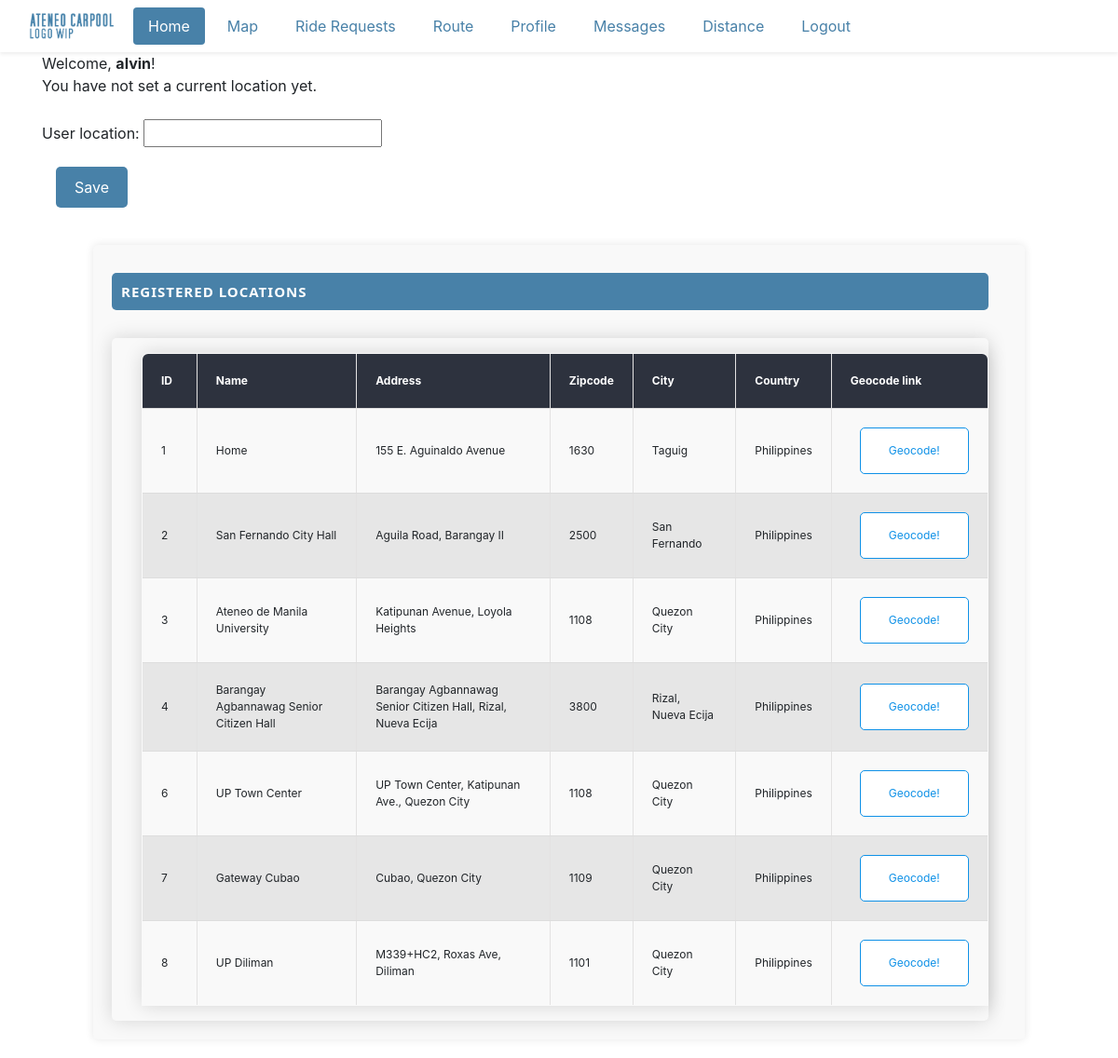
The app's page /home (signed in), older data.
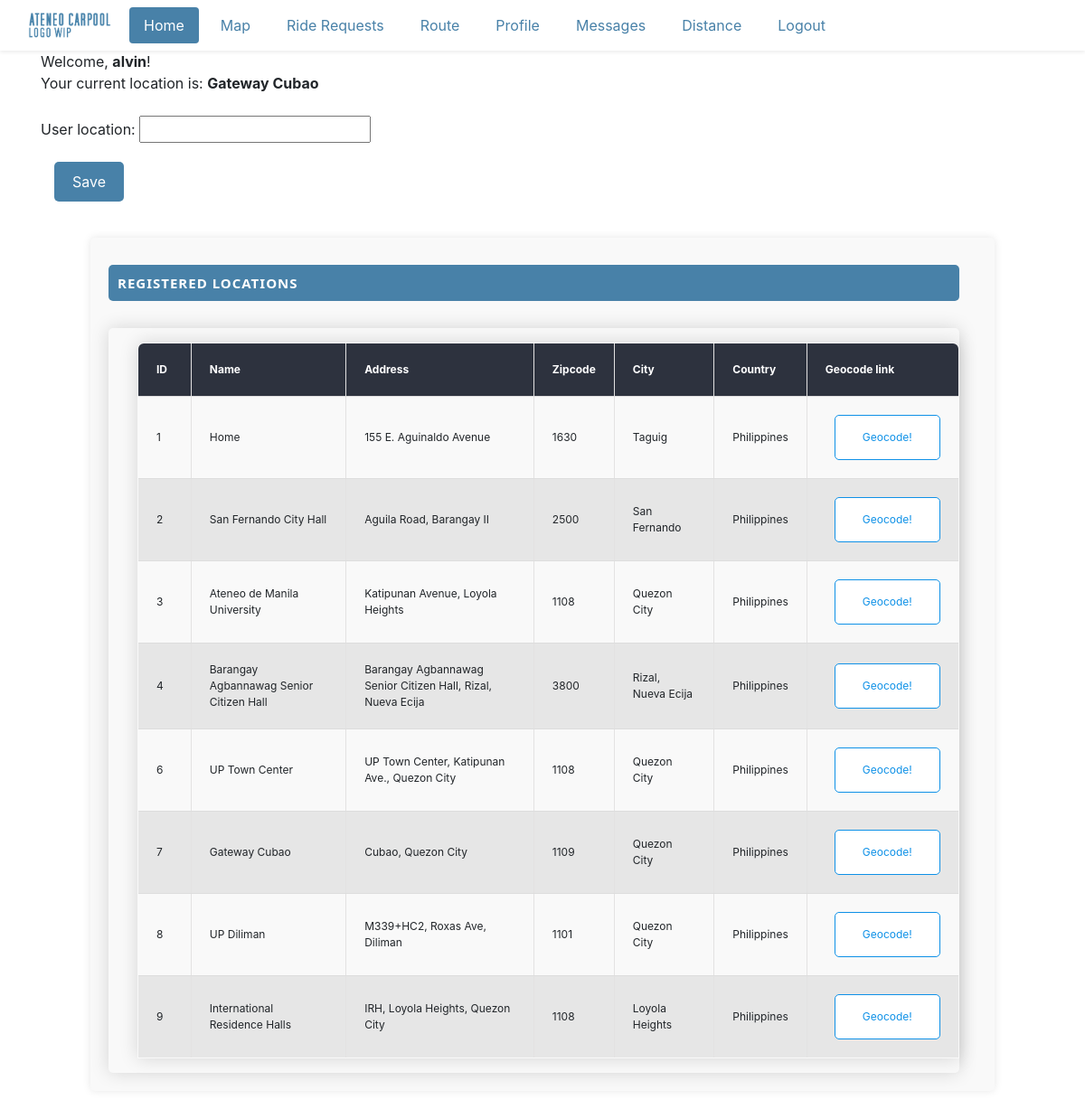
The same page, newer data.
### project_content/models.py (models this page shows, shortened)
class Locations(models.Model):
    name = models.CharField(max_length=500)
    zipcode = models.CharField(max_length=200, blank=True, null=True)
    city = models.CharField(max_length=200, blank=True, null=True)
    country = models.CharField(max_length=200, blank=True, null=True)
    address = models.CharField(max_length=200, blank=True, null=True)
    created_at = models.DateTimeField(auto_now_add=True, blank=True, null=True)
    edited_at = models.DateTimeField(auto_now=True)
    lat = models.CharField(max_length=200,blank=True, null=True)
    lng = models.CharField(max_length=200,blank=True, null=True)
    place_id = models.CharField(max_length=200,blank=True, null=True)

class UserLocation(models.Model):
    user = models.OneToOneField(User, on_delete=models.CASCADE)
    user_location = models.CharField(max_length=255)

### project_content/views.py (the view)
# urls.py: path("home", views.home, name='home'),
@login_required
def home(request):
    user = request.user
    if request.method == 'POST':
        form = LocationForm(request.POST)
        if form.is_valid():
            location = form.save(commit=False)
            try:
                user_location = UserLocation.objects.get(user=user)
            except:
                user_location = UserLocation(user=user)
            user_location.user_location = location.user_location
            user_location.save()
            return redirect('home')
    else:
        form = LocationForm()
    return render(request, 'project_content/home.html', {'form': form, 'locations': Locations.objects.all()})

### project_content/forms.py
class LocationForm(forms.ModelForm):
    class Meta:
        model = UserLocation
        fields = ('user_location',)

### project_content/templates/project_content/home.html (shortened to what this page needs)
{% extends 'project_content/base.html' %}
{% block content %}
<div class="formholder container">
    <div> Welcome, <b>{{ user }}</b>! <br> </div>
    {% if user.userlocation %}
    <div> Your current location is: <b>{{ user.userlocation.user_location }}</b></div>
    {% else %}
    <div>You have not set a current location yet.</div>
    {% endif %}
    <br>
    <form method="post">
        {{ form.as_p }}
        <button class="ourbutton" type="submit">Save</button>
    </form>
</div>
<div class="pageholder container">
    <div class="titleholder">
        <div class="title"> Registered Locations </div>
    </div>
    <div class="linkholder">
        {% if locations.count == 0 %}
        <div> No data available </div>
        {% else %}
        <table id="ourtable3" class="myTable m-3">
            <thead>
                <tr>
                    <th>ID</th>
                    <th>Name</th>
                    <th>Address</th>
                    <th>Zipcode</th>
                    <th>City</th>
                    <th>Country</th>
                    <th>Geocode link</th>
                </tr>
            </thead>
            <tbody>
                {% for a in locations %}
                <tr>
                    <td style="vertical-align: middle; padding-right: 30px;"> {{a.id}} </td>
                    <td style="vertical-align: middle;"> {{a.name}} </td>
                    <td style="vertical-align: middle;"> {{a.address}} </td>
                    <td style="vertical-align: middle;"> {{a.zipcode}} </td>
                    <td style="vertical-align: middle;"> {{a.city}} </td>
                    <td style="vertical-align: middle;"> {{a.country}} </td>
                    <td style="vertical-align: middle; padding-left: 30px;"> <a class="geocode-link" href="{% url 'geocoding' a.id %}"> Geocode!</a> </td>
                </tr>
                {% endfor %}
            </tbody>
        </table>
        {% endif %}
    </div>
</div>
{% endblock %}

### project_content/templates/project_content/base.html (shortened to what this page needs)
{% load static %}
<!DOCTYPE html>
<html lang="en">
<head>
    <link rel="stylesheet" type="text/css" href="{% static 'project_content/main.css'%}">
    <link rel="stylesheet" type="text/css" href="https://cdn.datatables.net/1.11.5/css/jquery.dataTables.css">
    <link rel="stylesheet" href="https://stackpath.bootstrapcdn.com/bootstrap/4.1.3/css/bootstrap.min.css">
</head>
<body>
    <nav class="navbar navbar-expand-lg navbar-light bg-body-tertiary shadow-sm">
        <div class="container-fluid">
          <img class="navbar-brand" src="{% static 'project_content/carpool_logo.png' %}" alt="Ateneo Carpool">
          <div class="collapse navbar-collapse" id="navbarSupportedContent">
            {% block nav_pills %}
            <ul class="nav nav-pills">
                <li class="nav-item">
                    <a class="nav-link {% if request.resolver_match.url_name == 'home' %}active{% endif %}" href="{% url 'home' %}">Home</a>
                </li>
                <li class="nav-item">
                    <a class="nav-link {% if request.resolver_match.url_name == 'map' %}active{% endif %}" href="{% url 'map' %}">Map</a>
                </li>
                <li class="nav-item">
                    <a class="nav-link {% if request.resolver_match.url_name == 'destination_requests' %}active{% endif %}" href="{% url 'destination_requests' %}">Ride Requests</a>
                </li>
                <li class="nav-item">
                    <a class="nav-link {% if request.resolver_match.url_name == 'my_route_view' %}active{% endif %}" href="{% url 'my_route_view' %}">Route</a>
                </li>
                <li class="nav-item">
                    <a class="nav-link {% if request.resolver_match.url_name == 'profile' %}active{% endif %}" href="{% url 'profile' %}">Profile</a>
                </li>
                <li class="nav-item">
                    <a class="nav-link {% if request.resolver_match.url_name == 'create-room' or request.resolver_match.url_name == 'room' %}active{% endif %}" href="{% url 'create-room' %}">Messages</a>
                </li>
                <li class="nav-item">
                    <a class="nav-link {% if request.resolver_match.url_name == 'distance' %}active{% endif %}" href="{% url 'distance' %}">Distance</a>
                </li>
                <li class="nav-item">
                    <a class="nav-link {% if request.resolver_match.url_name == 'user-logout' %}active{% endif %}" href="{% url 'user-logout' %}">Logout</a>
                </li>
            </ul>
            {% endblock nav_pills %}
          </div>
        </div>
      </nav>
{% block content %}
{% endblock content %}
</body>
</html>

### project_content/static/project_content/main.css (style rules this page uses)
:root { --main-color: #4881a8; --highlight-color: #004e83; --alternating-tr-color: #00000014; --light-hover-color: #00000020; --hover-color: #00000030; --dark-color: #2D323E; --alert-color: #a84848; --highlight-alert-color: #990000; --geocode-color: #0f91e7; }
.myTable { font-size: 12px; min-width: 400px; overflow: hidden; border-radius: 7px 7px 0 0; box-shadow: 0 0 20px rgba(0, 0, 0, .15); }
.myTable th { background-color: var(--dark-color); color: white; font-weight: bold; }
.myTable td, .myTable th { border: 0.01em solid #e3e2e2; padding: 20px; text-align: left; border-bottom: 1px solid #ddd; }
.myTable tr:nth-child(even) { background-color: var(--alternating-tr-color); }
.pageholder, form { display: flex; flex-direction: column; justify-content: center; width: 80%; }
.titleholder, .linkholder { display: flex; margin-top: 10px; width: 98%; border-radius: 5px; }
.ourbutton { margin-right: 10px; padding: 10px 20px; width: fit-content; margin-left: 15px; margin-bottom: 20px; border-radius: 5px; border: none; background-color: rgb(0, 0, 80); color: white }
form { width:100%; }
.titleholder { display: 'flex'; justify-content:'space-between'; background-color: var(--main-color); align-items: center; height: 40px; }
.linkholder { box-shadow: 0 0 20px rgba(0, 0, 0, .15); flex-direction: column; padding-left: 16px; padding-right: 16px; }
.title { color: white; margin-left: 10px; font-weight: bold; font-size: 15px; font-family: 'Segoe UI', Tahoma, Geneva, Verdana, sans-serif; text-transform: uppercase; letter-spacing: 1px; }
.navbar-brand { height: 2em; }
.nav-link { color: var(--main-color); transition: background-color .15s ease-in-out; margin-left: 4px; margin-right: 4px; }
.nav-link.active { background-color: var(--main-color) !important; }
.ourbutton { background-color: var(--main-color); transition: background-color .15s ease-in-out; }
tr { transition: all 0.6s ease-in-out; }

### project_content/templates/project_content/home.html (style rules this page uses)
.pageholder { margin: 20px auto; padding: 20px; background-color: #f9f9f9; border-radius: 5px; box-shadow: 0 0 10px rgba(0, 0, 0, 0.1); max-width: 1000px; animation: fadeIn 0.5s ease-in-out; position: relative; z-index: 1; }
.titleholder { text-align: center; margin-bottom: 20px; }
.myTable { width: 100%; border-collapse: collapse; border: 1px solid #ddd; position: relative; z-index: 1; }
.geocode-link { color: var(--geocode-color); text-decoration: none; border: 1px solid var(--geocode-color); padding: 15px 30px; border-radius: 5px; background-color: #fff; cursor: pointer; transition: all 0.6s ease-in-out; outline: none; display: inline-block; }
button { padding: 10px; color: white; border: none; border-radius: 5px; width: 100%; }

Row changes from the older to the newer data that the page shows:
added Locations: id "9", name "International Residence Halls", address "IRH, Loyola Heights, Quezon City", zipcode "1108", city "Loyola Heights", country "Philippines"
Text that changed along with them:
{{ user.userlocation.user_location }}: (not shown) → "Gateway Cubao"
text no longer shown: "You have not set a current location yet."
text now shown: "Your current location is:"
